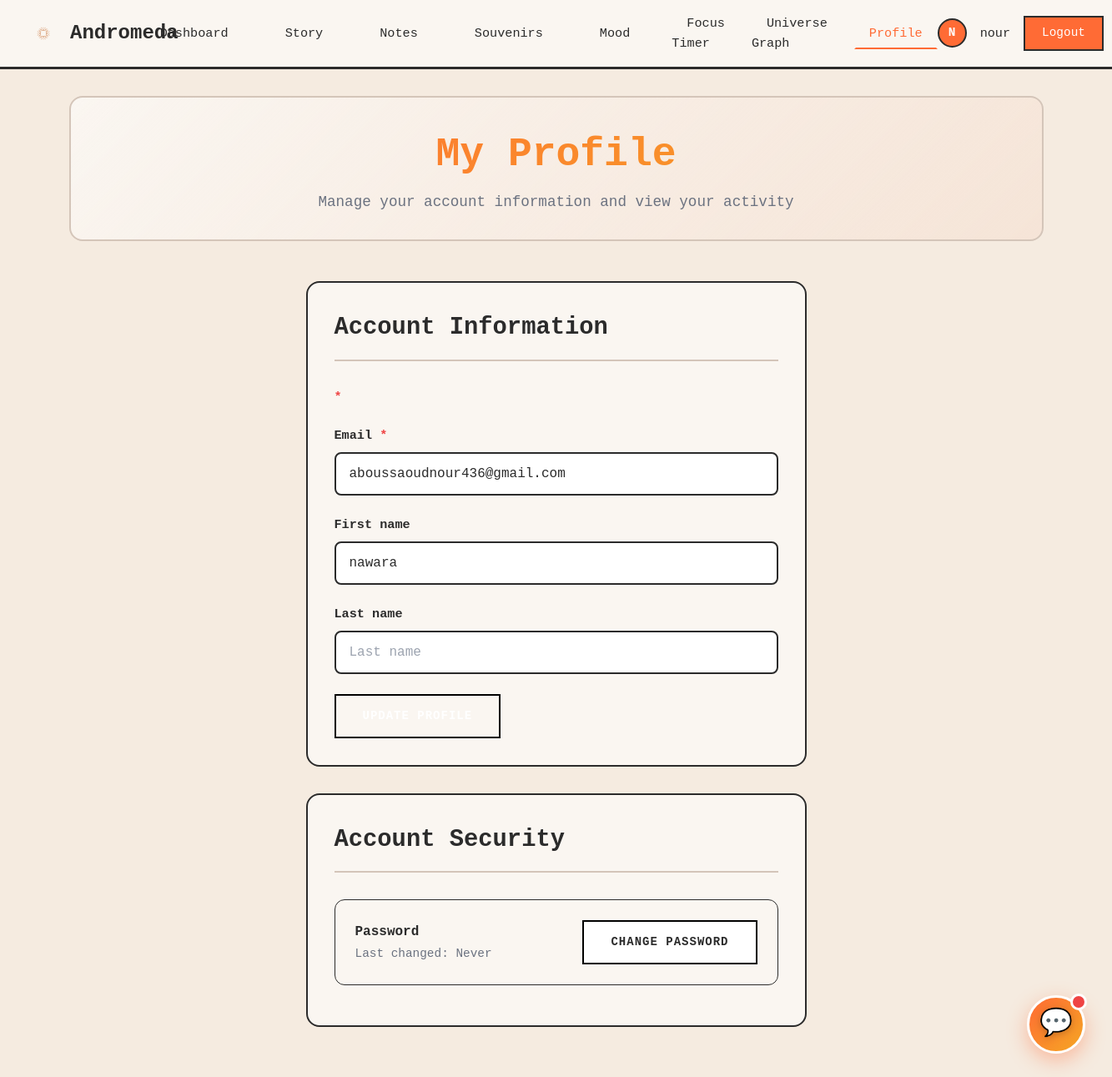
Screenshot of /profile/ (signed in) with the database file from the repository.
### core/models.py (models this page shows, shortened)
class User(AbstractUser):
    avatar_url = models.URLField(blank=True, null=True)
    groups = models.ManyToManyField(
        'auth.Group',
        verbose_name='groups',
        blank=True,
        help_text='The groups this user belongs to.',
        related_name='core_users',
        related_query_name='core_user',
    )
    user_permissions = models.ManyToManyField(
        'auth.Permission',
        verbose_name='user permissions',
        blank=True,
        help_text='Specific permissions for this user.',
        related_name='core_users',
        related_query_name='core_user',
    )

### core/views.py (the view)
# urls.py: path('profile/', views.profile, name='profile'),
@login_required
def profile(request):
    if request.method == 'POST':
        form = UserProfileForm(request.POST, instance=request.user)
        if form.is_valid():
            form.save()
            messages.success(request, '✅ Profile updated successfully!')
            return redirect('core:profile')
    else:
        form = UserProfileForm(instance=request.user)
    user_stats = {
        'total_memories': Souvenir.objects.filter(utilisateur=request.user).count(),
        'favorite_memories': Souvenir.objects.filter(utilisateur=request.user, is_favorite=True).count(),
        'analyzed_memories': Souvenir.objects.filter(utilisateur=request.user, ai_analyzed=True).count(),
        'albums_count': AlbumSouvenir.objects.filter(utilisateur=request.user).count(),
        'capsules_count': CapsuleTemporelle.objects.filter(souvenir__utilisateur=request.user).count(),
        'notes_count': Note.objects.filter(owner=request.user).count(),
        'member_since': request.user.date_joined.strftime('%B %Y'),
    }
    recent_activity = []
    recent_memories = Souvenir.objects.filter(utilisateur=request.user).order_by('-created_at')[:3]
    for memory in recent_memories:
        recent_activity.append({
            'type': 'memory',
            'title': f'Created memory "{memory.titre}"',
            'date': memory.created_at,
            'url': reverse('core:detail_souvenir', args=[memory.id])
        })
    recent_capsules = CapsuleTemporelle.objects.filter(souvenir__utilisateur=request.user).order_by('-date_verrouillage')[:2]
    for capsule in recent_capsules:
        recent_activity.append({
            'type': 'capsule',
            'title': f'Created time capsule "{capsule.souvenir.titre}"',
            'date': capsule.date_verrouillage,
            'url': reverse('core:detail_capsule', args=[capsule.id])
        })
    recent_activity.sort(key=lambda x: x['date'], reverse=True)
    recent_activity = recent_activity[:5]
    context = {
        'form': form,
        'user_stats': user_stats,
        'recent_activity': recent_activity,
    }
    return render(request, 'core/profile.html', context)

### core/forms.py (shortened to what this page needs)
class UserProfileForm(forms.ModelForm):
    class Meta:
        model = User
        fields = ['username', 'email', 'first_name', 'last_name']
        widgets = {
            'username': forms.TextInput(attrs={
                'class': 'form-input',
                'placeholder': 'Username'
            }),
            'email': forms.EmailInput(attrs={
                'class': 'form-input',
                'placeholder': 'Email address'
            }),
            'first_name': forms.TextInput(attrs={
                'class': 'form-input',
                'placeholder': 'First name'
            }),
            'last_name': forms.TextInput(attrs={
                'class': 'form-input',
                'placeholder': 'Last name'
            }),
        }
        labels = {
            'username': 'Username',
            'email': 'Email Address',
            'first_name': 'First Name',
            'last_name': 'Last Name'
        }

### core/templates/core/profile.html (shortened to what this page needs)
{% extends "core/dashboard_base.html" %}
{% block content %}
<div class="profile-container">
    <div class="profile-header">
        <h1>My Profile</h1>
        <p>Manage your account information and view your activity</p>
    </div>
    <div class="main-content">
        <div style="max-width: 600px; margin: 0 auto;">
            <div class="profile-section">
                <div class="section-header">
                    <h2 class="section-title">Account Information</h2>
                </div>
                <form method="post">
                    <div class="form-group">
                        <label for="{{ form.username.id_for_label }}" class="form-label">
                            {{ form.username.label }} <span>*</span>
                        </label>
                    </div>
                    <div class="form-group">
                        <label for="{{ form.email.id_for_label }}" class="form-label">
                            {{ form.email.label }} <span>*</span>
                        </label>
                        {{ form.email }}
                    </div>
                    <div class="form-group">
                        <label for="{{ form.first_name.id_for_label }}" class="form-label">
                            {{ form.first_name.label }}
                        </label>
                        {{ form.first_name }}
                    </div>
                    <div class="form-group">
                        <label for="{{ form.last_name.id_for_label }}" class="form-label">
                            {{ form.last_name.label }}
                        </label>
                        {{ form.last_name }}
                    </div>
                    <button type="submit" class="btn-primary">Update Profile</button>
                </form>
            </div>
            <div class="profile-section">
                <div class="section-header">
                    <h2 class="section-title">Account Security</h2>
                </div>
                <div class="security-item">
                    <div class="security-info">
                        <h3>Password</h3>
                        <p>Last changed: Never</p>
                    </div>
                    <a href="{% url 'core:password_reset' %}" class="btn-secondary">Change Password</a>
                </div>
            </div>
        </div>
    </div>
</div>
{% endblock %}

### core/templates/core/dashboard_base.html (shortened to what this page needs)
<!doctype html>
{% load static %}
<html lang="en">
<head>
    <script src="https://cdn.tailwindcss.com"></script>
    <link rel="stylesheet" href="{% static 'css/chase.css' %}">
</head>
<body>
    <nav class="navbar">
        <a href="{% url 'core:dashboard' %}" class="navbar-brand">
            <img src="{% static 'assets/logo.png' %}" alt="Andromeda Logo" onerror="this.style.display='none';">
            Andromeda
        </a>
        <ul class="navbar-menu" id="navbarMenu">
            <li><a href="{% url 'core:dashboard' %}" class="{% if request.resolver_match.url_name == 'dashboard' %}active{% endif %}">Dashboard</a></li>
            <li><a href="{% url 'core:story_inspiration' %}" class="{% if request.resolver_match.url_name == 'story_inspiration' %}active{% endif %}">Story</a></li>
            <li><a href="{% url 'notes:list' %}" class="{% if '/dashboard/notes/' in request.path %}active{% endif %}">Notes</a></li>
            <li><a href="{% url 'core:memories_dashboard' %}" class="{% if request.resolver_match.url_name == 'memories_dashboard' %}active{% endif %}">Souvenirs</a></li>
            <li><a href="{% url 'core:mood' %}" class="{% if request.resolver_match.url_name == 'mood' %}active{% endif %}">Mood</a></li>
            <li><a href="/focus/" class="{% if '/focus/' in request.path %}active{% endif %}">Focus Timer</a></li>
            <li><a href="/graph/" class="{% if '/graph/' in request.path %}active{% endif %}">Universe Graph</a></li>
            <li><a href="{% url 'core:profile' %}" class="{% if request.resolver_match.url_name == 'profile' %}active{% endif %}">Profile</a></li>
        </ul>
        <div class="navbar-user">
            {% if user.is_authenticated %}
                <div class="navbar-avatar">{{ user.username|slice:":1"|upper }}</div>
                <span class="navbar-username">{{ user.username }}</span>
                <form method="post" action="{% url 'logout' %}" style="display: inline;">
                    <button type="submit" class="btn-logout" style="margin: 0;">Logout</button>
                </form>
            {% else %}
                <a href="{% url 'login' %}" class="btn-logout">Login</a>
            {% endif %}
        </div>
    </nav>
    <div class="dashboard-container">
        {% block content %}{% endblock %}
    </div>
    <div id="chatbotFloat" onclick="toggleChatbot()" style="
        position: fixed;
        bottom: 2rem;
        right: 2rem;
        width: 70px;
        height: 70px;
        background: linear-gradient(135deg, var(--accent-orange) 0%, #f5a623 100%);
        border-radius: 50%;
        display: flex;
        align-items: center;
        justify-content: center;
        box-shadow: 0 8px 24px rgba(255, 107, 53, 0.4);
        cursor: pointer;
        transition: all 0.4s cubic-bezier(0.4, 0, 0.2, 1);
        z-index: 9999;
        border: 3px solid white;
        animation: floatPulse 3s ease-in-out infinite;
    " onmouseover="this.style.transform='scale(1.15) rotate(10deg)'; this.style.boxShadow='0 12px 32px rgba(255, 107, 53, 0.6)'" onmouseout="this.style.transform='scale(1) rotate(0deg)'; this.style.boxShadow='0 8px 24px rgba(255, 107, 53, 0.4)'">
        <span style="font-size: 2rem; filter: drop-shadow(0 2px 4px rgba(0,0,0,0.2));">💬</span>
    </div>
</body>
</html>

### core/templates/core/dashboard_base.html (style rules this page uses)
:root { --page-bg: #f5ebe0; --panel-bg: #faf6f1; --border-color: #2b2b2b; --accent-orange: #ff6b35; --text-dark: #2b2b2b; --text-gray: #6b7280; --separator-color: #d4c5b9; }
* { margin: 0; padding: 0; box-sizing: border-box; }
html { font-size: 16px; scroll-behavior: smooth; }
body { background: var(--page-bg) !important; color: var(--text-dark) !important; font-family: 'Courier New', monospace; -webkit-font-smoothing: antialiased; min-height: 100vh; }
.navbar { background: var(--panel-bg); border-bottom: 3px solid var(--border-color); padding: 1rem 2rem; display: flex; align-items: center; justify-content: space-between; position: sticky; top: 0; z-index: 1000; }
.navbar-brand { display: flex; align-items: center; gap: 0.75rem; font-size: 1.5rem; font-weight: bold; color: var(--text-dark); text-decoration: none; }
.navbar-brand img { width: 40px; height: 40px; object-fit: contain; }
.navbar-menu { display: flex; align-items: center; gap: 2rem; list-style: none; }
.navbar-menu a { color: var(--text-dark); text-decoration: none; font-size: 0.95rem; transition: color 0.2s ease; padding: 0.5rem 1rem; border: 2px solid transparent; }
.navbar-menu a.active { color: var(--accent-orange); border-bottom: 2px solid var(--accent-orange); }
.navbar-user { display: flex; align-items: center; gap: 1rem; }
.navbar-avatar { width: 35px; height: 35px; border-radius: 50%; background: var(--accent-orange); color: white; display: flex; align-items: center; justify-content: center; font-weight: bold; font-size: 0.9rem; border: 2px solid var(--border-color); }
.navbar-username { font-size: 0.95rem; color: var(--text-dark); }
.btn-logout { padding: 0.5rem 1.25rem; background: var(--accent-orange); color: white; border: 2px solid var(--border-color); cursor: pointer; font-family: 'Courier New', monospace; font-size: 0.9rem; transition: opacity 0.2s ease; text-decoration: none; display: inline-block; }
.dashboard-container { max-width: 1400px; margin: 0 auto; padding: 2rem; }
.btn-primary { background: var(--accent-orange); color: #FFFFFF; border: 2px solid #000000; border-radius: 0px; padding: 14px 32px; font-size: 14px; font-weight: 700; text-transform: uppercase; letter-spacing: 1px; cursor: pointer; transition: all 0.2s; box-shadow: none; font-family: 'Courier New', monospace; text-decoration: none; display: inline-block; }
.btn-secondary { background:#FFFFFF; color:var(--text-dark); border:2px solid #000000; border-radius:0; padding:14px 32px; font-size:14px; font-weight:700; text-transform:uppercase; letter-spacing:1px; cursor:pointer; transition: all 0.2s; font-family: 'Courier New', monospace; text-decoration: none; display: inline-block; }
#chatbotFloat::before { content: ''; position: absolute; top: -5px; right: -5px; width: 20px; height: 20px; background: #ef4444; border-radius: 50%; border: 3px solid white; animation: pulse 2s ease-in-out infinite; }

### rows the page displays
User: username "N", username "nour", email "aboussaoudnour436@gmail.com", first_name "nawara"
